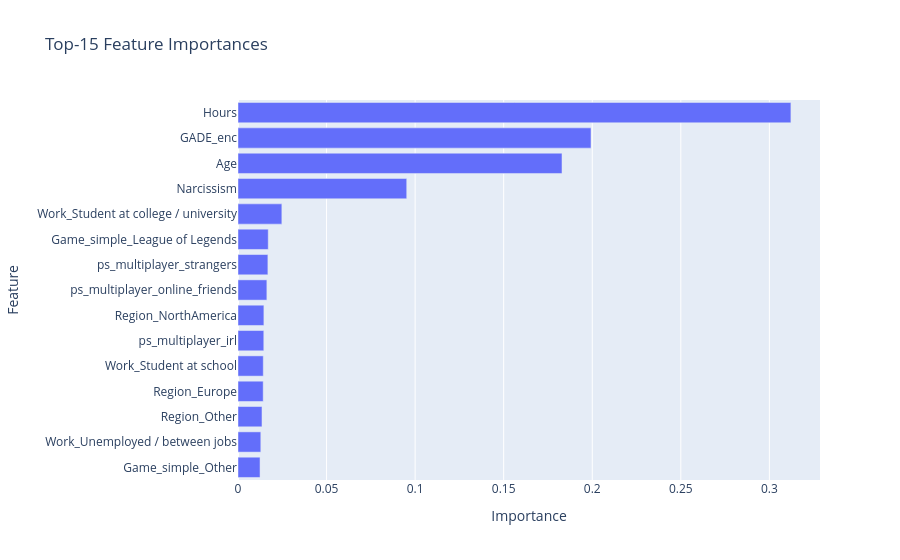

Notebook code cell kept with this figure:
### Code cell
importances = pd.Series(rf.feature_importances_, index=X_cols)
top15 = importances.nlargest(15).sort_values()

fig = px.bar(
    x=top15.values, y=top15.index,
    orientation="h",
    title="Top-15 Feature Importances",
    labels={"x": "Importance", "y": "Feature"}
)
fig.show()

### Figure 1 — Plotly figure (JSON) as saved in the notebook; plotly's stock layout.template omitted (floating-point values rounded to 4 significant figures)
{"data": [{"hovertemplate": "Importance=%{x}<br>Feature=%{y}<extra></extra>", "legendgroup": "", "marker": {"color": "#636efa", "pattern": {"shape": ""}}, "name": "", "orientation": "h", "showlegend": false, "textposition": "auto", "type": "bar", "x": [0.01244, 0.01288, 0.01354, 0.01422, 0.01427, 0.01456, 0.01462, 0.0163, 0.01687, 0.01707, 0.02476, 0.09526, 0.1829, 0.1993, 0.3122], "xaxis": "x", "y": ["Game_simple_Other", "Work_Unemployed / between jobs", "Region_Other", "Region_Europe", "Work_Student at school", "ps_multiplayer_irl", "Region_NorthAmerica", "ps_multiplayer_online_friends", "ps_multiplayer_strangers", "Game_simple_League of Legends", "Work_Student at college / university", "Narcissism", "Age", "GADE_enc", "Hours"], "yaxis": "y"}], "layout": {"barmode": "relative", "legend": {"tracegroupgap": 0}, "title": {"text": "Top-15 Feature Importances"}, "xaxis": {"anchor": "y", "domain": [0, 1], "title": {"text": "Importance"}}, "yaxis": {"anchor": "x", "domain": [0, 1], "title": {"text": "Feature"}}}}
